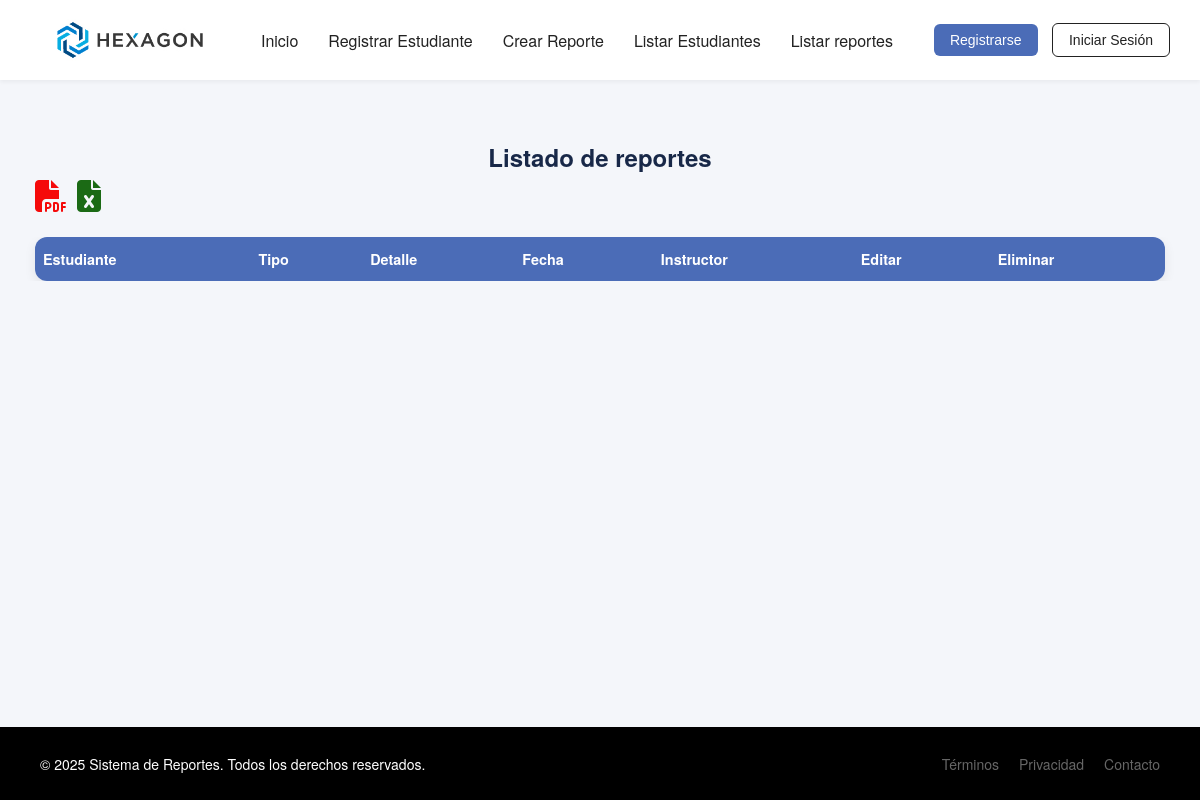
/listado_reportes/, run on an earlier commit of the app's database.
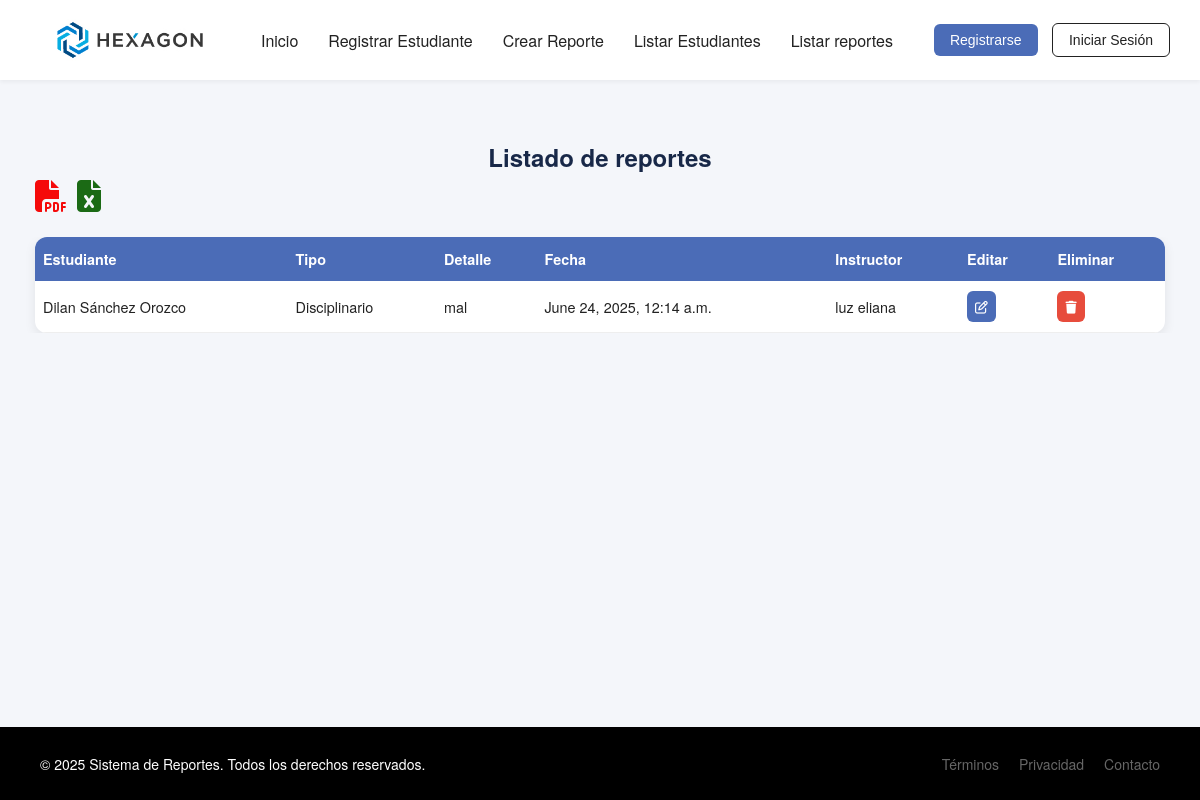
And on a later commit of the database.
### estudiantes/models.py (models this page shows, shortened)
class Reporte(models.Model):
    TIPO_REPORTE = [('Académico', 'Académico'), ('Disciplinario', 'Disciplinario')]
    estudiante = models.ForeignKey(Estudiante, on_delete=models.CASCADE)
    tipo = models.CharField(max_length=20, choices=TIPO_REPORTE)
    detalle = models.TextField()
    fecha = models.DateTimeField(auto_now_add=True)
    instructor = models.CharField(max_length=100)

class Estudiante(models.Model):
    TIPO_DOC = [('CC', 'Cédula'), ('TI', 'Tarjeta de Identidad')]
    nombre = models.CharField(max_length=100)
    apellido = models.CharField(max_length=100)
    tipo_documento = models.CharField(max_length=2, choices=TIPO_DOC)
    numero_documento = models.CharField(max_length=20)
    telefono = models.CharField(max_length=15)
    correo = models.EmailField()
    ficha = models.CharField(max_length=10)
    programa = models.CharField(max_length=100)
    horario = models.CharField(max_length=50)
    def __str__(self):
        return f"{self.nombre} {self.apellido}"

### estudiantes/views.py (the view)
# urls.py: path('listado_reportes/', views.listado_reportes, name='listado_reportes'),
def listado_reportes(request):
    reportes = Reporte.objects.all()
    return render(request, 'listado_reportes.html', {'reportes' : reportes})

### estudiantes/templates/listado_reportes.html
{% extends 'base.html' %}
{% block content %}
<h2>Listado de reportes</h2>
<div class="export-actions">
    <a href="{% url 'exportar_reportes_pdf' %}" class="btn btn-danger"><i class="fa-solid fa-file-pdf fa-2xl"
            style="color: #f50a0a;"></i></a>
    <a href="{% url 'exportar_reportes_excel' %}" class="btn btn-success"><i class="fa-solid fa-file-excel fa-2xl"
            style="color: #1b6a15;"></i></a>
</div>
<div class="table-container">
    <table class="responsive-table">
        <thead>
            <tr>
                <th>Estudiante</th>
                <th>Tipo</th>
                <th>Detalle</th>
                <th>Fecha</th>
                <th>Instructor</th>
                <th>Editar</th>
                <th>Eliminar</th>
            </tr>
        </thead>
        <tbody>
            {% for reporte in reportes %}
            <tr>
                <td>{{ reporte.estudiante }}</td>
                <td>{{ reporte.tipo }}</td>
                <td>{{ reporte.detalle }}</td>
                <td>{{ reporte.fecha }}</td>
                <td>{{ reporte.instructor }}</td>
                <td><a href="{% url 'editar_reporte' reporte.id %}" class="btn-editar"><i class="fa-regular fa-pen-to-square"></i></a></td>
                <td><a href="{% url 'eliminar_reporte' reporte.id %}" class="btn-d"><i class="fa-solid fa-trash"></i></a></td>
            </tr>
            {% endfor%}
        </tbody>
    </table>
</div>
{% endblock %}

What changed in the data, as far as the page shows it:
added Reporte: estudiante "Dilan Sánchez Orozco", tipo "Disciplinario", detalle "mal", fecha "June 24, 2025, 12:14 a.m.", instructor "luz eliana"
